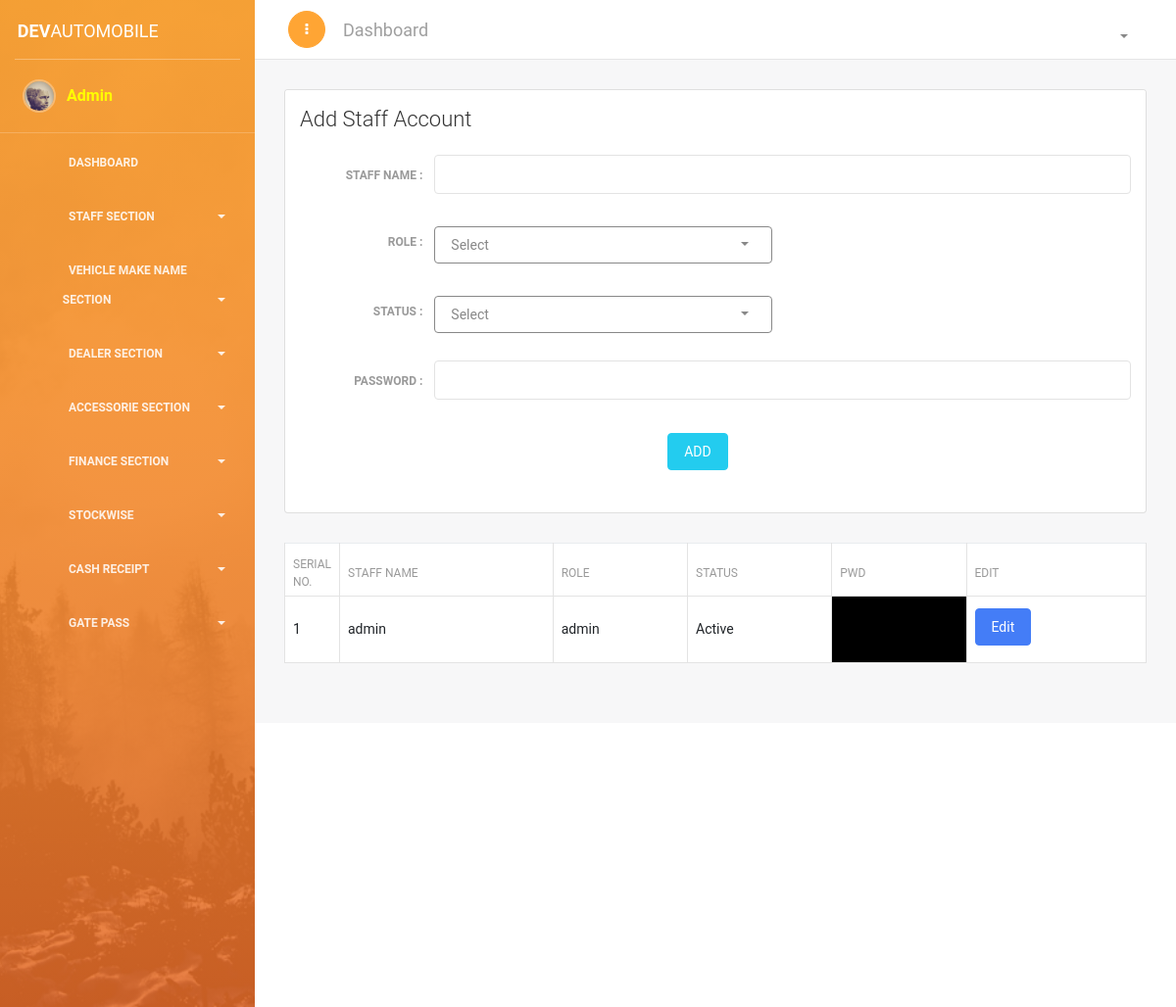
The page /add-user.php (signed in) on the database its author committed.
### tables this page shows
CREATE TABLE `register` (
  `id` int(11) NOT NULL,
  `name` varchar(100) NOT NULL,
  `role` varchar(50) NOT NULL,
  `pwd` varchar(300) NOT NULL,
  `status` varchar(25) NOT NULL DEFAULT '0'
);

### add-user.php (the view, shortened to what this page needs)
<?php
if(!isset($_SESSION['name']) && $_SESSION['name'] == 'admin'){
echo "<script> window.open('login.php', '_self')</script>";
}else{
require_once('header/header.php');
?>
<link href="https://cdn.datatables.net/1.10.18/css/dataTables.bootstrap4.min.css" rel="stylesheet">
<div class="content">
<div class="container-fluid">
<div class="row">
<div class="col-md-12">
<div class="card ">
<div class="card-header ">
<h4 class="card-title">Add Staff Account </h4>
</div>
<div class="card-body ">
<form method="POST" action="#" class="form-horizontal">
<div class="row">
<label class="col-sm-2 control-label"><b> Staff Name : </b></label>
<div class="col-sm-10">
<div class="form-group has-success">
<input type="text" name="name" class="form-control" required="">
</div>
</div>
</div>
<div class="row">
<label class="col-sm-2 control-label"><b> Role : </b></label>
<div class="col-sm-5">
<div class="form-group has-success">
</div>
</div>
</div>
<div class="row">
<label class="col-sm-2 control-label"><b> Status : </b></label>
<div class="col-sm-5">
<div class="form-group has-success">
</div>
</div>
</div>
<div class="row">
<label class="col-sm-2 control-label"><b> Password : </b></label>
<div class="col-sm-10">
<div class="form-group has-success">
<input type="text" name="pwd" class="form-control" required="">
</div>
</div>
</div>
<div class="row">
<div class="col-sm-2">
</div>
<div class="col-sm-10">
<div class="row">
<div class="col-md-4">
</div>
<div class="col-md-4">
<div class="form-group">
<button type="submit" name="add" class="btn btn-fill btn-info">ADD</button>
</div>
</div>
<div class="col-md-4">
</div>
</div>
</div>
</div>
</form>
</div>
</div>
</div>
<div class="container">
<table class="table table-bordered" id="dataTable" width="100%" cellspacing="0" style="background-color: white; ">
<thead>
<tr>
<th width="5%"> Serial No.</th>
<th> Staff Name</th>
<th> Role </th>
<th> Status </th>
<th> Pwd </th>
<th> Edit </th>
</tr>
</thead>
<tbody>
<?php
$s = "SELECT * FROM `register`";
$se = mysqli_query($conn , $s);
$i=0;
while ($sel = mysqli_fetch_array($se)) {
	$i++;
?>
<tr>
<td><?php echo $i; ?></td>
<td><?php echo $sel['name']?></td>
<td><?php echo $sel['role']?></td>
<td><?php echo $sel['status']?></td>
<td style="background-color: black; color: black;"><?php echo $sel['pwd']?></td>
<td><a href="edit-userdetails.php?id=<?php echo $sel['id']; ?>"><button class="btn btn-primary"> Edit </button></a></td>
</tr>
<?php } ?>
</tbody>
</table>
</div>
</div>
</div>
</div>
<?php
require_once('header/footer.php');
 } ?>

### rows shown on the page
register: name "admin", role "admin", status "Active"

### other values the page prints
$_SESSION['name'] "Admin"
